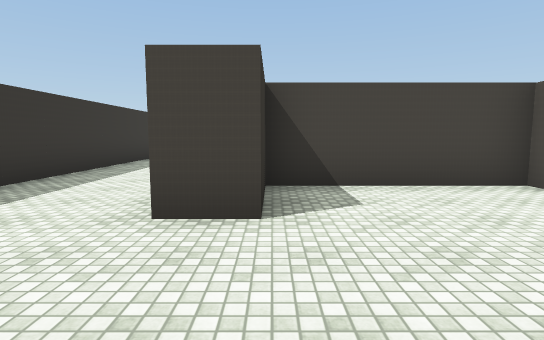
View 1 (above)

16 first-person views from a walk through a 3-D level made in the Unity game engine. The camera is 1.4 m above the floor, tilts 6° down and sees 80° across. The floor is counted in squares, 2 m on a side. Each view is taken from the middle of a square. On the plan, view 1 faces up. The plan holds only what a view shows up to about 10 squares ahead; the rest is blank. The place goes on beyond the plan. The player is left out. Some animated figures are not drawn. Some surface patterns are stand-ins.

View 2
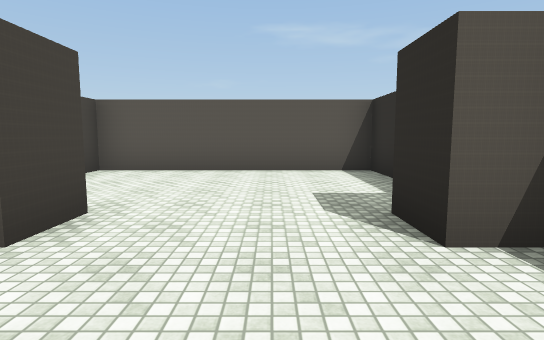

View 3
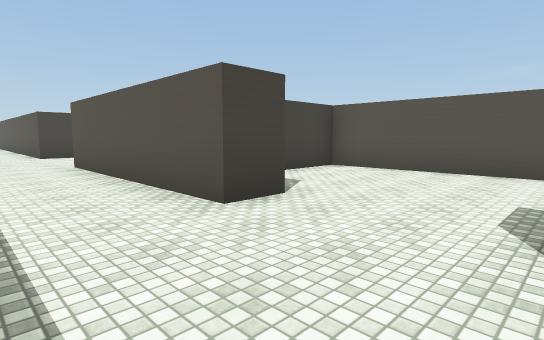

View 4
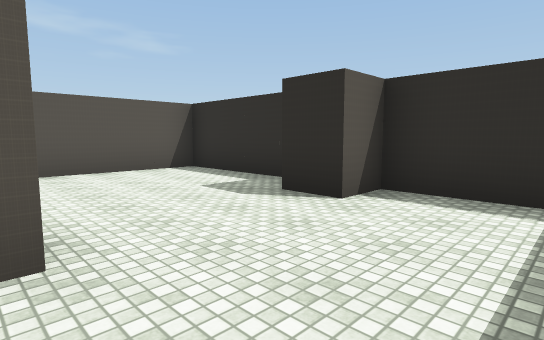

View 5
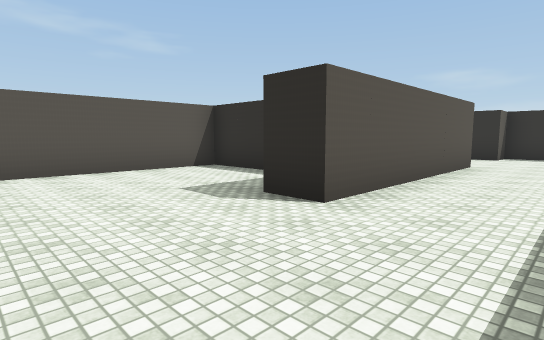

View 6
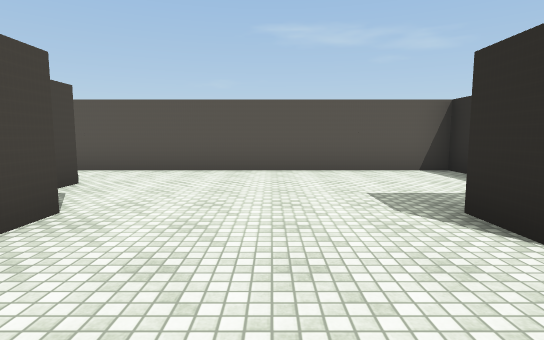

View 7
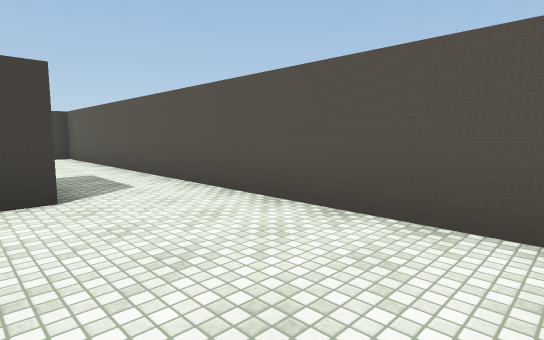

View 8
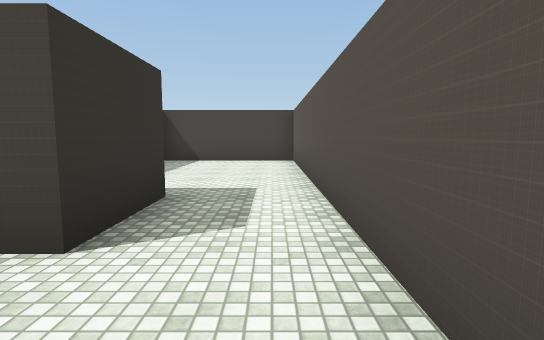

View 9
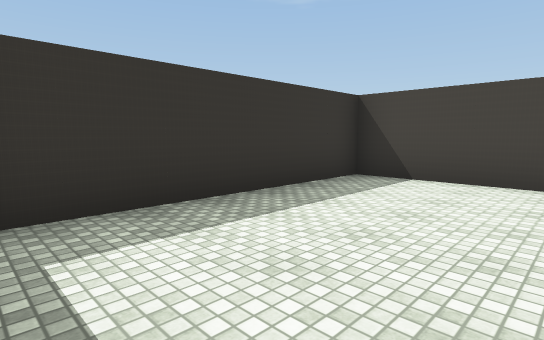

View 10
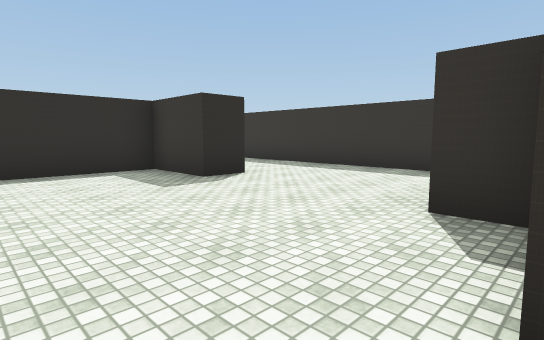

View 11
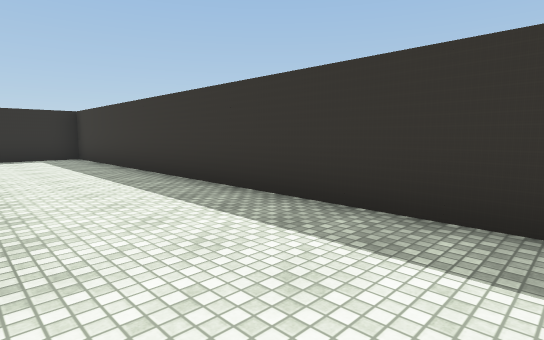

View 12
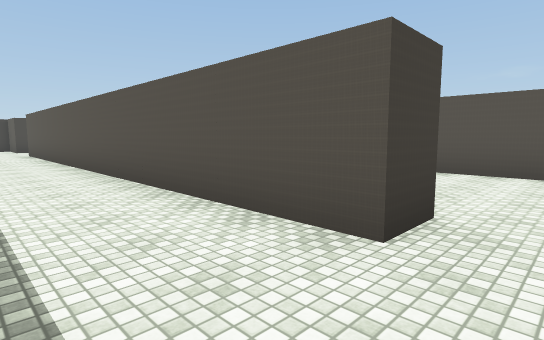

View 13
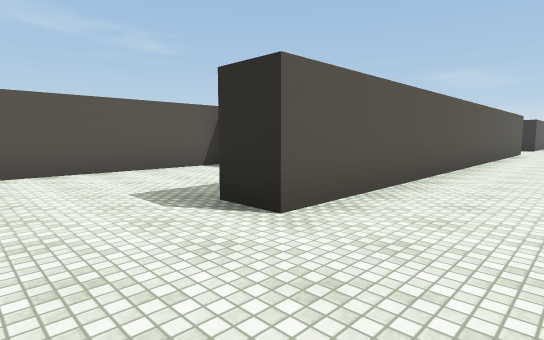

View 14
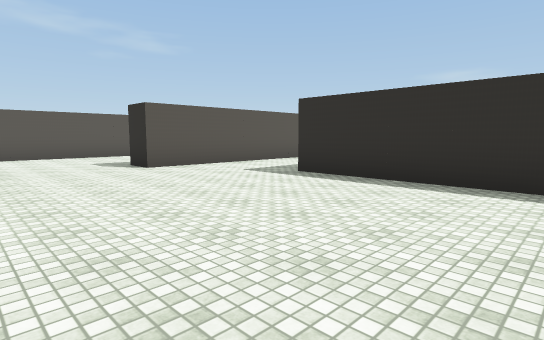

View 15
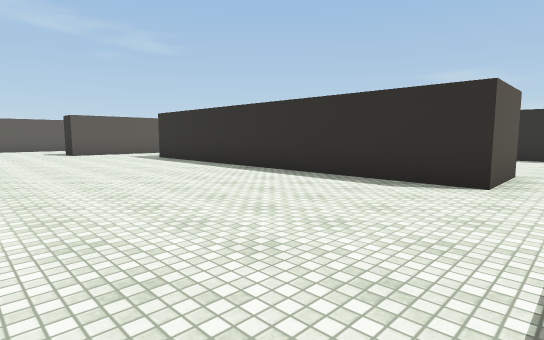

View 16
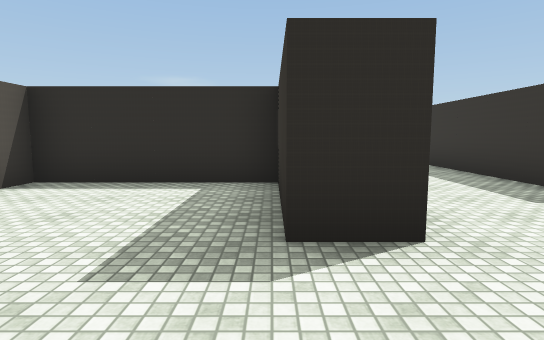

### Floor plan
Ten units are one square. View 1 is at (0, 0); x grows to the right and y downward. Boxes are objects, and circles mark ways between rooms. Rooms are numbered by the first view taken in them; rooms with no view inside come last. Other rooms are left out.
<svg viewBox="-145 -275 186 290">
<path fill="none" stroke="#000" d="M8 10 36 10 36 -45 -1 -45 -1 -27 -10 -27M-38 -24 -38 10 -10 10 -10 1 0 1M-1 -128 -1 -119 -10 -119M18 -148 18 -129 12 -129M-38 -108 -38 -24M-10 -27 -10 -82 -1 -82 -1 -64 36 -64 36 -203 -1 -203 -1 -151M-38 -225 -38 -191M-131 -211 -131 -231 -38 -231M-10 -119 -10 -249 -1 -249 -1 -221 36 -221 36 -270"/>
<circle cx="-25" cy="-30" r="3" fill="#2a7"/>
<circle cx="-25" cy="-110" r="3" fill="#2a7"/>
<text x="0" y="-20">1</text>
<text x="10" y="-110">2</text>
<text x="-50" y="-240">3</text>
</svg>
Room 1 opens to room 2. Room 2 opens to room 3.

Where each view was taken, in squares from view 1:
view 1: 0 up, 0 right, facing up
view 2: 1 up, 3 left, facing right
view 3: 0 up, 3 left, facing up-right
view 4: 3 up, 3 left, facing down-right
view 5: 11 up, 3 left, facing down-right
view 6: 10 up, 3 left, facing right
view 7: 9 up, 1 right, facing up-right
view 8: 11 up, 3 right, facing up
view 9: 15 up, 3 right, facing up-left
view 10: 13 up, 3 right, facing down-left
view 11: 10 up, 1 left, facing down-left
view 12: 11 up, 3 left, facing up-right
view 13: 27 up, 3 left, facing down-right
view 14: 28 up, 8 left, facing down-right
view 15: 28 up, 14 left, facing down-right
view 16: 27 up, 0 right, facing down
